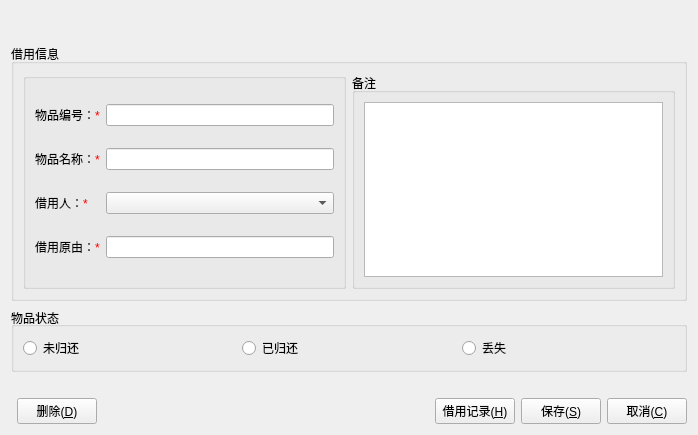
<?xml version="1.0" encoding="UTF-8"?>
<ui version="4.0">
 <class>CEditInfoDialog</class>
 <widget class="QWidget" name="CEditInfoDialog">
  <property name="geometry">
   <rect>
    <x>0</x>
    <y>0</y>
    <width>698</width>
    <height>435</height>
   </rect>
  </property>
  <property name="sizePolicy">
   <sizepolicy hsizetype="Preferred" vsizetype="Preferred">
    <horstretch>0</horstretch>
    <verstretch>0</verstretch>
   </sizepolicy>
  </property>
  <property name="windowTitle">
   <string>Form</string>
  </property>
  <layout class="QGridLayout" name="gridLayout_2">
   <property name="topMargin">
    <number>44</number>
   </property>
   <item row="1" column="0" colspan="2">
    <widget class="QGroupBox" name="groupBox_status">
     <property name="title">
      <string>物品状态</string>
     </property>
     <property name="alignment">
      <set>Qt::AlignLeading|Qt::AlignLeft|Qt::AlignVCenter</set>
     </property>
     <layout class="QHBoxLayout" name="horizontalLayout_2">
      <item>
       <widget class="QRadioButton" name="radioBtn_notReturned">
        <property name="text">
         <string>未归还</string>
        </property>
       </widget>
      </item>
      <item>
       <widget class="QRadioButton" name="radioBtn_returned">
        <property name="text">
         <string>已归还</string>
        </property>
       </widget>
      </item>
      <item>
       <widget class="QRadioButton" name="radioBtn_lost">
        <property name="text">
         <string>丢失</string>
        </property>
       </widget>
      </item>
     </layout>
    </widget>
   </item>
   <item row="3" column="1">
    <layout class="QHBoxLayout" name="horizontalLayout_3">
     <item>
      <widget class="QPushButton" name="btn_delete">
       <property name="text">
        <string>删除(&amp;D)</string>
       </property>
      </widget>
     </item>
     <item>
      <spacer name="horizontalSpacer">
       <property name="orientation">
        <enum>Qt::Horizontal</enum>
       </property>
       <property name="sizeHint" stdset="0">
        <size>
         <width>40</width>
         <height>20</height>
        </size>
       </property>
      </spacer>
     </item>
     <item>
      <widget class="QPushButton" name="btn_history">
       <property name="text">
        <string>借用记录(&amp;H)</string>
       </property>
      </widget>
     </item>
     <item>
      <widget class="QPushButton" name="btn_save">
       <property name="text">
        <string>保存(&amp;S)</string>
       </property>
      </widget>
     </item>
     <item>
      <widget class="QPushButton" name="btn_cancel">
       <property name="text">
        <string>取消(&amp;C)</string>
       </property>
      </widget>
     </item>
    </layout>
   </item>
   <item row="0" column="0" colspan="2">
    <widget class="QGroupBox" name="groupBox_main">
     <property name="title">
      <string>借用信息</string>
     </property>
     <layout class="QHBoxLayout" name="horizontalLayout">
      <item>
       <widget class="QGroupBox" name="groupBox_info">
        <property name="title">
         <string/>
        </property>
        <property name="alignment">
         <set>Qt::AlignLeading|Qt::AlignLeft|Qt::AlignVCenter</set>
        </property>
        <layout class="QGridLayout" name="gridLayout">
         <item row="3" column="0">
          <widget class="QLabel" name="label_5">
           <property name="text">
            <string>&lt;html&gt;&lt;head/&gt;&lt;body&gt;&lt;p&gt;借用原由：&lt;span style='color:red'&gt;*&lt;/span&gt;&lt;/p&gt;&lt;/body&gt;&lt;/html&gt;</string>
           </property>
           <property name="alignment">
            <set>Qt::AlignJustify|Qt::AlignVCenter</set>
           </property>
          </widget>
         </item>
         <item row="0" column="0">
          <widget class="QLabel" name="label">
           <property name="text">
            <string>&lt;html&gt;&lt;head/&gt;&lt;body&gt;&lt;p&gt;物品编号：&lt;span style='color:red'&gt;*&lt;/span&gt;&lt;/p&gt;&lt;/body&gt;&lt;/html&gt;</string>
           </property>
           <property name="alignment">
            <set>Qt::AlignJustify|Qt::AlignVCenter</set>
           </property>
          </widget>
         </item>
         <item row="1" column="0">
          <widget class="QLabel" name="label_2">
           <property name="text">
            <string>&lt;html&gt;&lt;head/&gt;&lt;body&gt;&lt;p&gt;物品名称：&lt;span style='color:red'&gt;*&lt;/span&gt;&lt;/p&gt;&lt;/body&gt;&lt;/html&gt;</string>
           </property>
           <property name="alignment">
            <set>Qt::AlignJustify|Qt::AlignVCenter</set>
           </property>
          </widget>
         </item>
         <item row="0" column="1">
          <widget class="QLineEdit" name="lineEdit_productId">
           <property name="contextMenuPolicy">
            <enum>Qt::NoContextMenu</enum>
           </property>
          </widget>
         </item>
         <item row="1" column="1">
          <widget class="QLineEdit" name="lineEdit_productName">
           <property name="contextMenuPolicy">
            <enum>Qt::NoContextMenu</enum>
           </property>
          </widget>
         </item>
         <item row="2" column="0">
          <widget class="QLabel" name="label_3">
           <property name="text">
            <string>&lt;html&gt;&lt;head/&gt;&lt;body&gt;&lt;p&gt;借用人：&lt;span style='color:red'&gt;*&lt;/span&gt;&lt;/p&gt;&lt;/body&gt;&lt;/html&gt;</string>
           </property>
           <property name="alignment">
            <set>Qt::AlignJustify|Qt::AlignVCenter</set>
           </property>
          </widget>
         </item>
         <item row="3" column="1">
          <widget class="QLineEdit" name="lineEdit_reason">
           <property name="contextMenuPolicy">
            <enum>Qt::NoContextMenu</enum>
           </property>
          </widget>
         </item>
         <item row="2" column="1">
          <widget class="QComboBox" name="comBoBox_browerName"/>
         </item>
        </layout>
       </widget>
      </item>
      <item>
       <widget class="QGroupBox" name="groupBox_mark">
        <property name="title">
         <string>备注</string>
        </property>
        <layout class="QVBoxLayout" name="verticalLayout">
         <item>
          <widget class="QPlainTextEdit" name="textEdit_mark">
           <property name="contextMenuPolicy">
            <enum>Qt::NoContextMenu</enum>
           </property>
          </widget>
         </item>
        </layout>
       </widget>
      </item>
     </layout>
    </widget>
   </item>
   <item row="2" column="1">
    <widget class="QLabel" name="label_4">
     <property name="text">
      <string/>
     </property>
    </widget>
   </item>
  </layout>
 </widget>
 <tabstops>
  <tabstop>lineEdit_productId</tabstop>
  <tabstop>lineEdit_productName</tabstop>
  <tabstop>lineEdit_reason</tabstop>
  <tabstop>textEdit_mark</tabstop>
  <tabstop>radioBtn_notReturned</tabstop>
  <tabstop>radioBtn_returned</tabstop>
  <tabstop>radioBtn_lost</tabstop>
  <tabstop>btn_delete</tabstop>
  <tabstop>btn_history</tabstop>
  <tabstop>btn_save</tabstop>
  <tabstop>btn_cancel</tabstop>
 </tabstops>
 <resources/>
 <connections/>
</ui>
